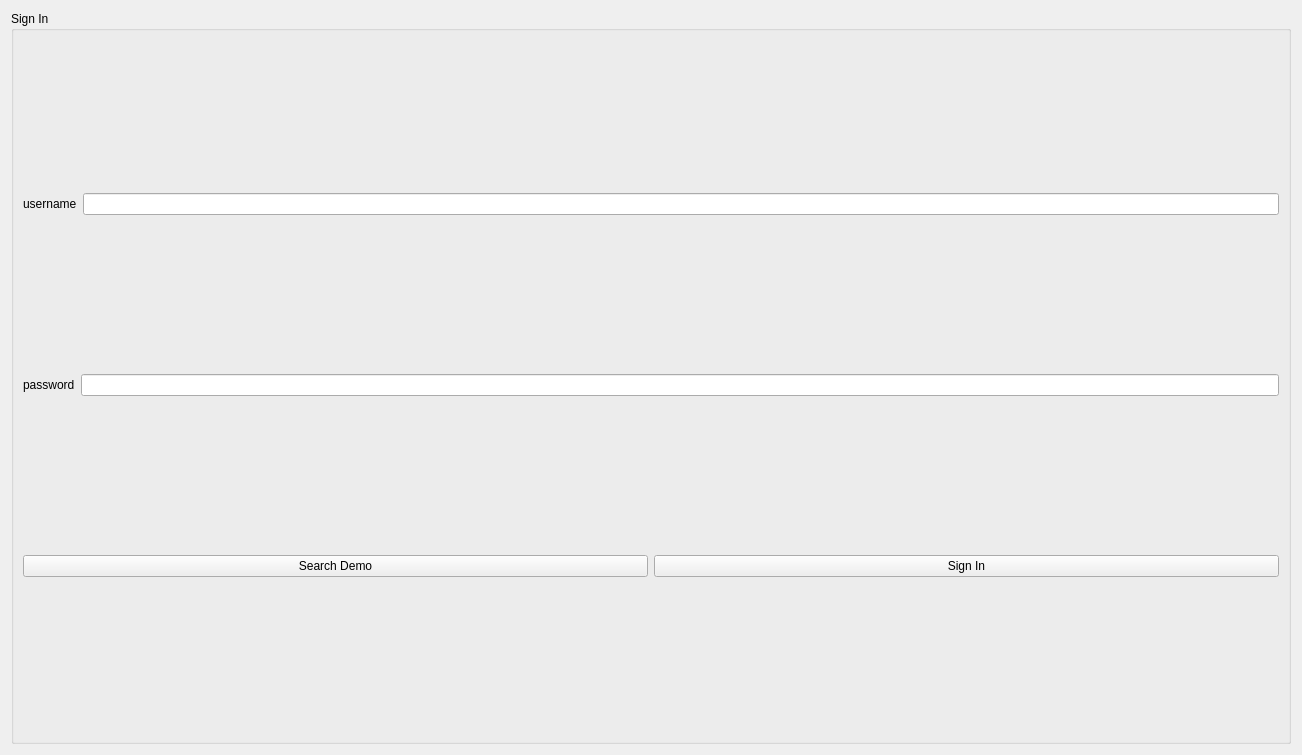
<?xml version="1.0" encoding="UTF-8"?>
<ui version="4.0">
 <class>SignIn</class>
 <widget class="QWidget" name="SignIn">
  <property name="geometry">
   <rect>
    <x>0</x>
    <y>0</y>
    <width>1302</width>
    <height>755</height>
   </rect>
  </property>
  <property name="windowTitle">
   <string>SignIn</string>
  </property>
  <layout class="QHBoxLayout" name="horizontalLayout_5">
   <item>
    <layout class="QHBoxLayout" name="horizontalLayout_4">
     <item>
      <widget class="QGroupBox" name="groupBox">
       <property name="title">
        <string>Sign In</string>
       </property>
       <layout class="QVBoxLayout" name="verticalLayout">
        <item>
         <layout class="QHBoxLayout" name="horizontalLayout">
          <item>
           <widget class="QLabel" name="label_user">
            <property name="text">
             <string>username</string>
            </property>
           </widget>
          </item>
          <item>
           <widget class="QLineEdit" name="lineEdit_user"/>
          </item>
         </layout>
        </item>
        <item>
         <layout class="QHBoxLayout" name="horizontalLayout_2">
          <item>
           <widget class="QLabel" name="label_password">
            <property name="text">
             <string>password</string>
            </property>
           </widget>
          </item>
          <item>
           <widget class="QLineEdit" name="lineEdit_pass"/>
          </item>
         </layout>
        </item>
        <item>
         <layout class="QHBoxLayout" name="horizontalLayout_3">
          <item>
           <widget class="QPushButton" name="searchDemo">
            <property name="text">
             <string>Search Demo</string>
            </property>
           </widget>
          </item>
          <item>
           <widget class="QPushButton" name="pushButton_SignIn">
            <property name="text">
             <string>Sign In</string>
            </property>
           </widget>
          </item>
         </layout>
        </item>
       </layout>
      </widget>
     </item>
    </layout>
   </item>
  </layout>
 </widget>
 <resources/>
 <connections/>
</ui>
